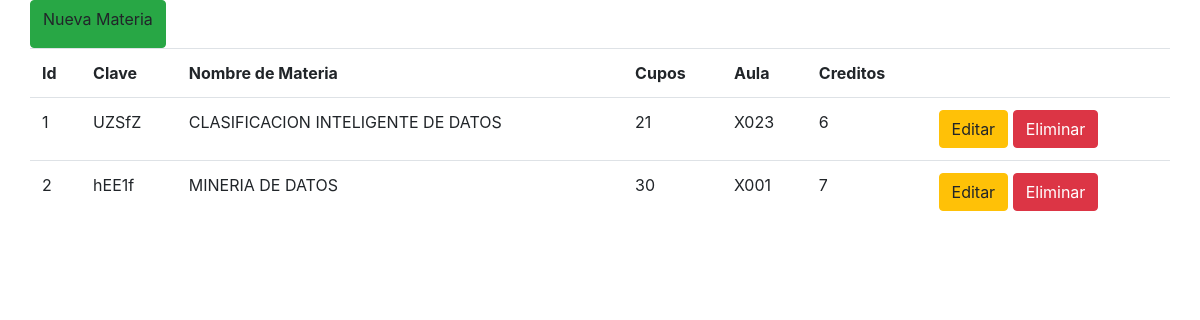
The app's page /ver_materias.php (signed in), older data.
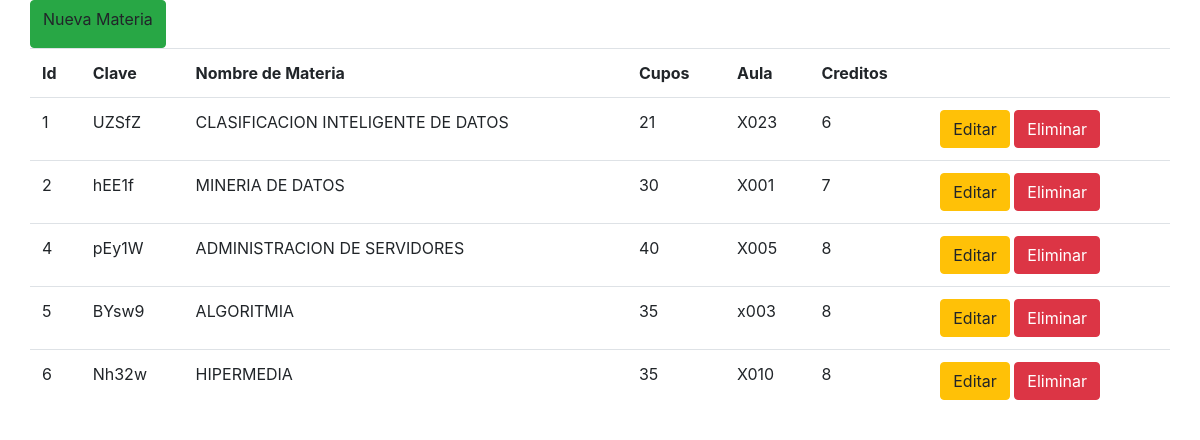
The same page, newer data.
### tables this page shows
CREATE TABLE `materias` (
  `NRC` int(11) NOT NULL,
  `nombremat` varchar(100) NOT NULL,
  `clave` varchar(10) NOT NULL,
  `creditos` int(11) NOT NULL,
  `cupos` int(11) NOT NULL,
  `aula` varchar(10) NOT NULL
);

### ver_materias.php (the view, shortened to what this page needs)
<?php
	if(isset($_SESSION['administrador']))
	{
?>
<!DOCTYPE html>
<html lang="en">
<head>
	<link rel="stylesheet" href="css/bootstrap.min.css">
	<link rel="stylesheet" href="css/estiloslistar.css">
</head>
<body>
	<div class="container">
		<div class="row">
			<a class="btn btn-success" data-toggle="modal" data-target="#nuevoMat">Nueva Materia</a><br><br>
			<table class='table'>
				<tr>
					<th>Id</th>
					<th>Clave</th>
					<th>Nombre de Materia</th>
					<th>Cupos</th>
					<th>Aula</th>
					<th>Creditos</th>
					<th><span class="glyphicon glyphicon-wrench"></span></th>
				</tr>
<?php
			$mysqli = new mysqli("localhost", "root", "", "practica4");
			$consulta= "SELECT * FROM materias";
			if ($resultado = $mysqli->query($consulta))
			{
				while ($fila = $resultado->fetch_row())
				{
					echo "<tr>";
					echo "<td>$fila[0]</td>
						<td>$fila[2]</td>
						<td>$fila[1]</td>
						<td>$fila[4]</td>
						<td>$fila[5]</td>
						<td>$fila[3]</td>";
					echo"<td>";
				     echo "<a data-toggle='modal' data-target='#editUsu' data-id='" .$fila[0] ."' data-clave'" .$fila[2] ."' data-nombre='" .$fila[1] ."' data-cupos='" .$fila[4] ."' data-aula='" .$fila[5] ."' data-creditos='" .$fila[3] ."' class='btn btn-warning'><span class='glyphicon glyphicon-pencil'></span>Editar</a> ";
					echo "<a class='btn btn-danger' href='eliminamaterias.php?id=" .$fila[0] ."'><span class='glyphicon glyphicon-remove'></span>Eliminar</a>";
					echo "</td>";
					echo "</tr>";
				}
			}
?>
	        </table>
		</div>
	</div>
</body>
</html>
<?php
	}
	else
	{
		?>
		 <META HTTP-EQUIV="Refresh" CONTENT="0; URL=login.php">
		 <?php
	}
?>

Row changes from the older to the newer data that the page shows:
added materias: NRC "4", clave "pEy1W", nombremat "ADMINISTRACION DE SERVIDORES", cupos "40", aula "X005", creditos "8"
added materias: NRC "5", clave "BYsw9", nombremat "ALGORITMIA", cupos "35", aula "x003", creditos "8"
added materias: NRC "6", clave "Nh32w", nombremat "HIPERMEDIA", cupos "35", aula "X010", creditos "8"
